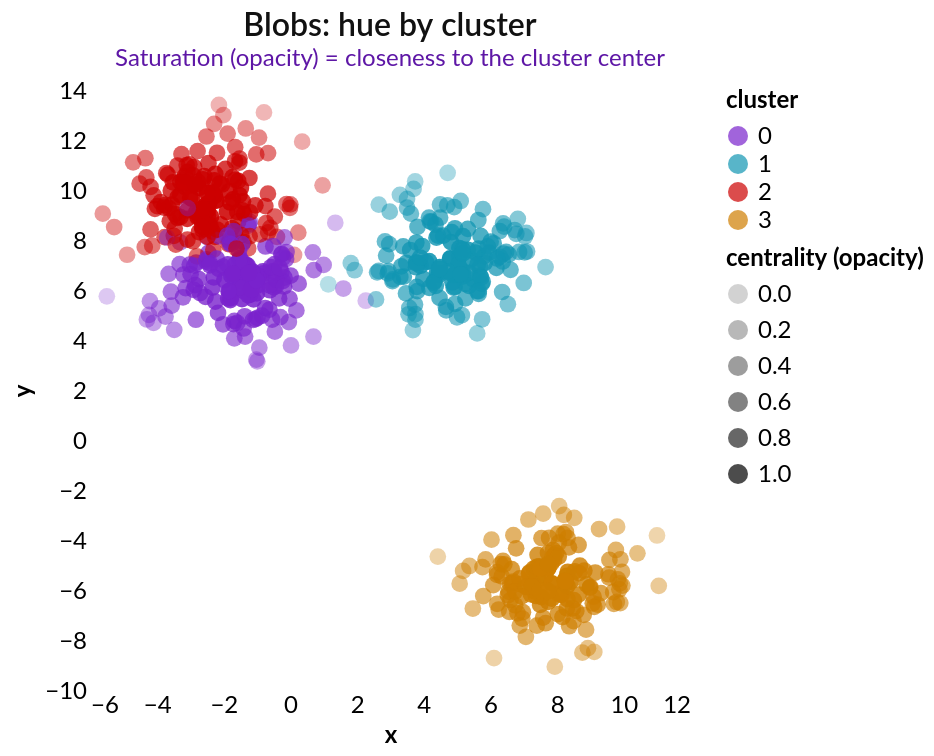

Source (notebook cell):
### Code cell
import numpy as np

# Centroids per cluster
centroids = (
    df_blobs.groupby("cluster")[["x", "y"]]
    .mean()
    .rename(columns={"x": "cx", "y": "cy"})
)

# Attach centroid + compute distance
df_blobs2 = df_blobs.merge(centroids, on="cluster", how="left")
df_blobs2["dist_to_centroid"] = np.sqrt((df_blobs2["x"] - df_blobs2["cx"])**2 + (df_blobs2["y"] - df_blobs2["cy"])**2)

# Convert distance -> "density-ish" score in [0,1] (higher = denser / more central)
dmax = df_blobs2["dist_to_centroid"].max()
df_blobs2["density"] = 1 - (df_blobs2["dist_to_centroid"] / dmax)


# Render the chart
chart = alt.Chart(df_blobs2).mark_point(filled=True, size=70).encode(
    x="x:Q",
    y="y:Q",
    color=alt.Color("cluster:N", legend=alt.Legend(title="cluster")),
    opacity=alt.Opacity(
        "density:Q",
        scale=alt.Scale(domain=[0, 1], range=[0.25, 1.0]),
        legend=alt.Legend(title="centrality (opacity)")
    ),
    tooltip=["x:Q", "y:Q", "cluster:N", "density:Q", "dist_to_centroid:Q"]
).properties(
    title={"text": "Blobs: hue by cluster",
           "subtitle": "Saturation (opacity) = closeness to the cluster center"}
)

display(chart)

### Figure 1 — Vega-Lite specification as saved in the notebook (floating-point values rounded to 4 significant figures; data arrays with more than 128 entries replaced by an {"elided": "..."} marker saying what was removed)
{"config": {"background": "white", "view": {"fill": "white", "stroke": "transparent"}, "font": "Lato", "title": {"font": "Lato", "fontSize": 16, "fontWeight": 600, "color": "#111111", "subtitleColor": "#5E17A6", "anchor": "middle"}, "axis": {"labelFont": "Lato", "titleFont": "Lato", "labelFontSize": 12, "titleFontSize": 12, "grid": false, "ticks": false, "domain": false, "gridColor": "#e9e9e9", "tickColor": "#cccccc", "domainColor": "#cccccc"}, "legend": {"labelFont": "Lato", "titleFont": "Lato", "labelFontSize": 12, "titleFontSize": 12}, "point": {"filled": true, "size": 60}, "line": {"strokeWidth": 2}, "range": {"category": ["#7922CC", "#1195B2", "#CC0000", "#CE7E00", "#5E17A6", "#0E7C93", "#9E0000", "#A86600", "#3F1D5C", "#1F6F5B", "#8C4A00"]}}, "data": {"name": "data-e1364bec502346b7e9ffe87e4a9cab6d"}, "mark": {"type": "point", "filled": true, "size": 70}, "encoding": {"color": {"field": "cluster", "legend": {"title": "cluster"}, "type": "nominal"}, "opacity": {"field": "density", "legend": {"title": "centrality (opacity)"}, "scale": {"domain": [0, 1], "range": [0.25, 1.0]}, "type": "quantitative"}, "tooltip": [{"field": "x", "type": "quantitative"}, {"field": "y", "type": "quantitative"}, {"field": "cluster", "type": "nominal"}, {"field": "density", "type": "quantitative"}, {"field": "dist_to_centroid", "type": "quantitative"}], "x": {"field": "x", "type": "quantitative"}, "y": {"field": "y", "type": "quantitative"}}, "title": {"text": "Blobs: hue by cluster", "subtitle": "Saturation (opacity) = closeness to the cluster center"}, "$schema": "https://vega.github.io/schema/vega-lite/v5.20.1.json", "datasets": {"data-e1364bec502346b7e9ffe87e4a9cab6d": {"elided": "600 records"}}}
